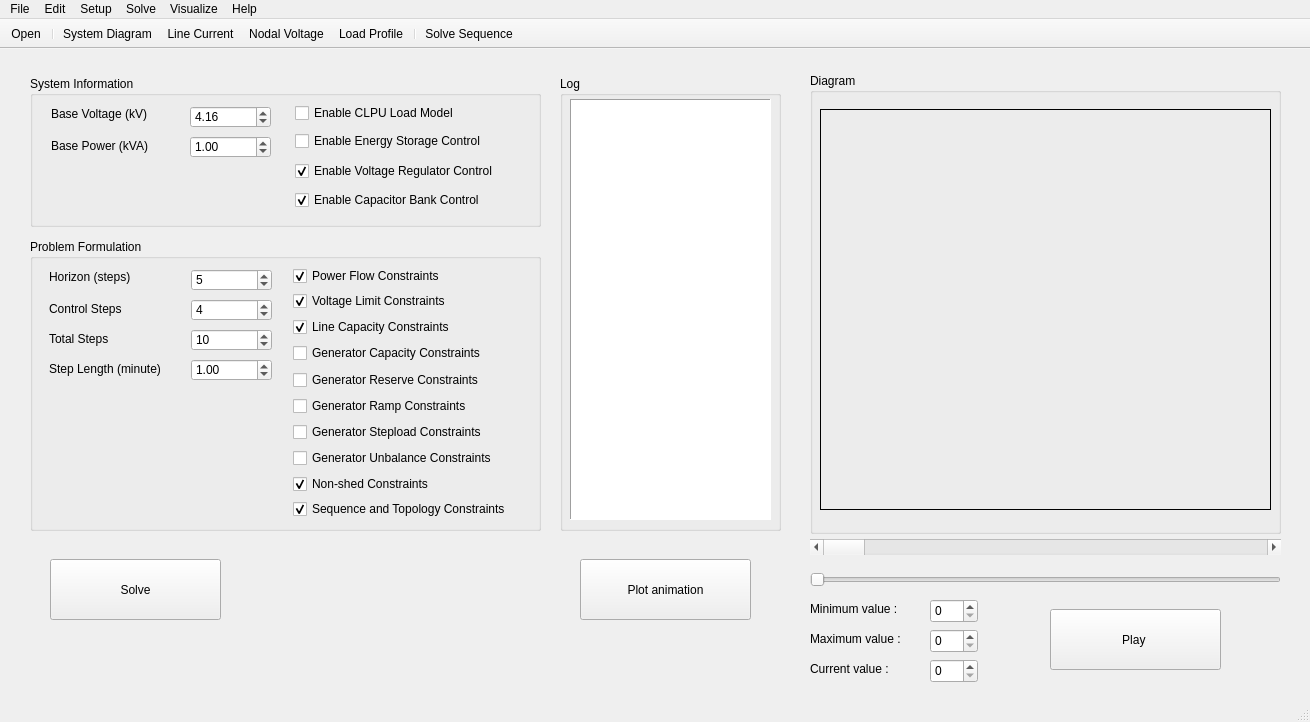
<?xml version="1.0" encoding="UTF-8"?>
<ui version="4.0">
 <class>MainWindow</class>
 <widget class="QMainWindow" name="MainWindow">
  <property name="geometry">
   <rect>
    <x>0</x>
    <y>0</y>
    <width>1310</width>
    <height>722</height>
   </rect>
  </property>
  <property name="windowTitle">
   <string>DSR</string>
  </property>
  <widget class="QWidget" name="centralwidget">
   <widget class="QTextBrowser" name="log_box">
    <property name="geometry">
     <rect>
      <x>570</x>
      <y>50</y>
      <width>201</width>
      <height>421</height>
     </rect>
    </property>
    <property name="frameShape">
     <enum>QFrame::Panel</enum>
    </property>
   </widget>
   <widget class="QLabel" name="label">
    <property name="geometry">
     <rect>
      <x>51</x>
      <y>57</y>
      <width>111</width>
      <height>16</height>
     </rect>
    </property>
    <property name="text">
     <string>Base Voltage (kV)</string>
    </property>
   </widget>
   <widget class="QLabel" name="label_2">
    <property name="geometry">
     <rect>
      <x>51</x>
      <y>89</y>
      <width>111</width>
      <height>16</height>
     </rect>
    </property>
    <property name="text">
     <string>Base Power (kVA)</string>
    </property>
   </widget>
   <widget class="QCheckBox" name="clpu_enable">
    <property name="geometry">
     <rect>
      <x>295</x>
      <y>54</y>
      <width>211</width>
      <height>20</height>
     </rect>
    </property>
    <property name="text">
     <string>Enable CLPU Load Model</string>
    </property>
   </widget>
   <widget class="QCheckBox" name="ess_enable">
    <property name="geometry">
     <rect>
      <x>295</x>
      <y>82</y>
      <width>211</width>
      <height>20</height>
     </rect>
    </property>
    <property name="text">
     <string>Enable Energy Storage Control</string>
    </property>
   </widget>
   <widget class="QCheckBox" name="vg_enable">
    <property name="geometry">
     <rect>
      <x>295</x>
      <y>112</y>
      <width>221</width>
      <height>20</height>
     </rect>
    </property>
    <property name="text">
     <string>Enable Voltage Regulator Control</string>
    </property>
    <property name="checked">
     <bool>true</bool>
    </property>
   </widget>
   <widget class="QCheckBox" name="cb_enable">
    <property name="geometry">
     <rect>
      <x>295</x>
      <y>141</y>
      <width>221</width>
      <height>20</height>
     </rect>
    </property>
    <property name="text">
     <string>Enable Capacitor Bank Control</string>
    </property>
    <property name="checked">
     <bool>true</bool>
    </property>
   </widget>
   <widget class="QLabel" name="label_4">
    <property name="geometry">
     <rect>
      <x>49</x>
      <y>220</y>
      <width>111</width>
      <height>16</height>
     </rect>
    </property>
    <property name="text">
     <string>Horizon (steps)</string>
    </property>
   </widget>
   <widget class="QLabel" name="label_5">
    <property name="geometry">
     <rect>
      <x>49</x>
      <y>252</y>
      <width>111</width>
      <height>16</height>
     </rect>
    </property>
    <property name="text">
     <string>Control Steps</string>
    </property>
   </widget>
   <widget class="QCheckBox" name="voltage_limit">
    <property name="geometry">
     <rect>
      <x>293</x>
      <y>242</y>
      <width>211</width>
      <height>20</height>
     </rect>
    </property>
    <property name="text">
     <string>Voltage Limit Constraints</string>
    </property>
    <property name="checked">
     <bool>true</bool>
    </property>
   </widget>
   <widget class="QLabel" name="label_6">
    <property name="geometry">
     <rect>
      <x>49</x>
      <y>282</y>
      <width>141</width>
      <height>16</height>
     </rect>
    </property>
    <property name="text">
     <string>Total Steps</string>
    </property>
   </widget>
   <widget class="QCheckBox" name="power_flow">
    <property name="geometry">
     <rect>
      <x>293</x>
      <y>217</y>
      <width>211</width>
      <height>20</height>
     </rect>
    </property>
    <property name="text">
     <string>Power Flow Constraints</string>
    </property>
    <property name="checked">
     <bool>true</bool>
    </property>
   </widget>
   <widget class="QCheckBox" name="line_capacity">
    <property name="geometry">
     <rect>
      <x>293</x>
      <y>268</y>
      <width>221</width>
      <height>20</height>
     </rect>
    </property>
    <property name="text">
     <string>Line Capacity Constraints</string>
    </property>
    <property name="checked">
     <bool>true</bool>
    </property>
   </widget>
   <widget class="QCheckBox" name="gen_capacity">
    <property name="geometry">
     <rect>
      <x>293</x>
      <y>294</y>
      <width>221</width>
      <height>20</height>
     </rect>
    </property>
    <property name="text">
     <string>Generator Capacity Constraints</string>
    </property>
   </widget>
   <widget class="QLabel" name="label_7">
    <property name="geometry">
     <rect>
      <x>49</x>
      <y>312</y>
      <width>141</width>
      <height>16</height>
     </rect>
    </property>
    <property name="text">
     <string>Step Length (minute)</string>
    </property>
   </widget>
   <widget class="QGroupBox" name="groupBox">
    <property name="geometry">
     <rect>
      <x>30</x>
      <y>27</y>
      <width>511</width>
      <height>151</height>
     </rect>
    </property>
    <property name="toolTip">
     <string notr="true"/>
    </property>
    <property name="statusTip">
     <string notr="true"/>
    </property>
    <property name="title">
     <string>System Information</string>
    </property>
    <property name="flat">
     <bool>false</bool>
    </property>
    <property name="checkable">
     <bool>false</bool>
    </property>
    <widget class="QDoubleSpinBox" name="Vbase">
     <property name="geometry">
      <rect>
       <x>160</x>
       <y>30</y>
       <width>81</width>
       <height>22</height>
      </rect>
     </property>
     <property name="maximum">
      <double>1000.000000000000000</double>
     </property>
     <property name="value">
      <double>4.160000000000000</double>
     </property>
    </widget>
    <widget class="QDoubleSpinBox" name="Sbase">
     <property name="geometry">
      <rect>
       <x>160</x>
       <y>60</y>
       <width>81</width>
       <height>22</height>
      </rect>
     </property>
     <property name="maximum">
      <double>1000.000000000000000</double>
     </property>
     <property name="value">
      <double>1.000000000000000</double>
     </property>
    </widget>
   </widget>
   <widget class="QGroupBox" name="groupBox_2">
    <property name="geometry">
     <rect>
      <x>30</x>
      <y>190</y>
      <width>511</width>
      <height>292</height>
     </rect>
    </property>
    <property name="title">
     <string>Problem Formulation</string>
    </property>
    <widget class="QCheckBox" name="gen_reserve">
     <property name="geometry">
      <rect>
       <x>263</x>
       <y>131</y>
       <width>221</width>
       <height>20</height>
      </rect>
     </property>
     <property name="text">
      <string>Generator Reserve Constraints</string>
     </property>
    </widget>
    <widget class="QCheckBox" name="gen_ramp">
     <property name="geometry">
      <rect>
       <x>263</x>
       <y>157</y>
       <width>221</width>
       <height>20</height>
      </rect>
     </property>
     <property name="text">
      <string>Generator Ramp Constraints</string>
     </property>
    </widget>
    <widget class="QCheckBox" name="gen_stepload">
     <property name="geometry">
      <rect>
       <x>263</x>
       <y>183</y>
       <width>221</width>
       <height>20</height>
      </rect>
     </property>
     <property name="text">
      <string>Generator Stepload Constraints</string>
     </property>
    </widget>
    <widget class="QCheckBox" name="gen_unbalance">
     <property name="geometry">
      <rect>
       <x>263</x>
       <y>209</y>
       <width>221</width>
       <height>20</height>
      </rect>
     </property>
     <property name="text">
      <string>Generator Unbalance Constraints</string>
     </property>
    </widget>
    <widget class="QCheckBox" name="non_shed">
     <property name="geometry">
      <rect>
       <x>263</x>
       <y>235</y>
       <width>221</width>
       <height>20</height>
      </rect>
     </property>
     <property name="text">
      <string>Non-shed Constraints</string>
     </property>
     <property name="checked">
      <bool>true</bool>
     </property>
    </widget>
    <widget class="QCheckBox" name="topology">
     <property name="geometry">
      <rect>
       <x>263</x>
       <y>260</y>
       <width>231</width>
       <height>20</height>
      </rect>
     </property>
     <property name="text">
      <string>Sequence and Topology Constraints</string>
     </property>
     <property name="checked">
      <bool>true</bool>
     </property>
    </widget>
    <widget class="QSpinBox" name="horizon_step">
     <property name="geometry">
      <rect>
       <x>161</x>
       <y>30</y>
       <width>81</width>
       <height>22</height>
      </rect>
     </property>
     <property name="maximum">
      <number>20</number>
     </property>
     <property name="value">
      <number>5</number>
     </property>
    </widget>
    <widget class="QSpinBox" name="control_step">
     <property name="geometry">
      <rect>
       <x>161</x>
       <y>60</y>
       <width>81</width>
       <height>22</height>
      </rect>
     </property>
     <property name="maximum">
      <number>20</number>
     </property>
     <property name="value">
      <number>4</number>
     </property>
    </widget>
    <widget class="QSpinBox" name="total_step">
     <property name="geometry">
      <rect>
       <x>161</x>
       <y>90</y>
       <width>81</width>
       <height>22</height>
      </rect>
     </property>
     <property name="maximum">
      <number>20</number>
     </property>
     <property name="value">
      <number>10</number>
     </property>
    </widget>
    <widget class="QDoubleSpinBox" name="length_step">
     <property name="geometry">
      <rect>
       <x>161</x>
       <y>120</y>
       <width>81</width>
       <height>22</height>
      </rect>
     </property>
     <property name="maximum">
      <double>20.000000000000000</double>
     </property>
     <property name="singleStep">
      <double>1.000000000000000</double>
     </property>
     <property name="value">
      <double>1.000000000000000</double>
     </property>
    </widget>
   </widget>
   <widget class="QGroupBox" name="groupBox_3">
    <property name="geometry">
     <rect>
      <x>560</x>
      <y>27</y>
      <width>221</width>
      <height>455</height>
     </rect>
    </property>
    <property name="title">
     <string>Log</string>
    </property>
    <property name="flat">
     <bool>false</bool>
    </property>
    <property name="checkable">
     <bool>false</bool>
    </property>
   </widget>
   <widget class="QLabel" name="diagram_label">
    <property name="geometry">
     <rect>
      <x>820</x>
      <y>60</y>
      <width>451</width>
      <height>401</height>
     </rect>
    </property>
    <property name="frameShape">
     <enum>QFrame::Box</enum>
    </property>
    <property name="text">
     <string/>
    </property>
   </widget>
   <widget class="QGroupBox" name="groupBox_4">
    <property name="geometry">
     <rect>
      <x>810</x>
      <y>24</y>
      <width>471</width>
      <height>461</height>
     </rect>
    </property>
    <property name="title">
     <string>Diagram</string>
    </property>
    <property name="flat">
     <bool>false</bool>
    </property>
    <property name="checkable">
     <bool>false</bool>
    </property>
   </widget>
   <widget class="QPushButton" name="solve_btn">
    <property name="geometry">
     <rect>
      <x>50</x>
      <y>510</y>
      <width>171</width>
      <height>61</height>
     </rect>
    </property>
    <property name="text">
     <string>Solve</string>
    </property>
   </widget>
   <widget class="QScrollBar" name="horizontalScrollBar">
    <property name="geometry">
     <rect>
      <x>810</x>
      <y>490</y>
      <width>471</width>
      <height>16</height>
     </rect>
    </property>
    <property name="minimumSize">
     <size>
      <width>471</width>
      <height>0</height>
     </size>
    </property>
    <property name="orientation">
     <enum>Qt::Horizontal</enum>
    </property>
   </widget>
   <widget class="QSpinBox" name="minimumSpinBox">
    <property name="geometry">
     <rect>
      <x>930</x>
      <y>550</y>
      <width>48</width>
      <height>24</height>
     </rect>
    </property>
   </widget>
   <widget class="QSpinBox" name="maximumSpinBox">
    <property name="geometry">
     <rect>
      <x>930</x>
      <y>580</y>
      <width>48</width>
      <height>24</height>
     </rect>
    </property>
   </widget>
   <widget class="QSpinBox" name="valueSpinBox">
    <property name="geometry">
     <rect>
      <x>930</x>
      <y>610</y>
      <width>48</width>
      <height>24</height>
     </rect>
    </property>
   </widget>
   <widget class="QLabel" name="label_9">
    <property name="geometry">
     <rect>
      <x>810</x>
      <y>550</y>
      <width>101</width>
      <height>20</height>
     </rect>
    </property>
    <property name="text">
     <string>Minimum value :</string>
    </property>
   </widget>
   <widget class="QLabel" name="label_10">
    <property name="geometry">
     <rect>
      <x>810</x>
      <y>580</y>
      <width>101</width>
      <height>20</height>
     </rect>
    </property>
    <property name="text">
     <string>Maximum value :</string>
    </property>
   </widget>
   <widget class="QLabel" name="label_11">
    <property name="geometry">
     <rect>
      <x>810</x>
      <y>610</y>
      <width>101</width>
      <height>20</height>
     </rect>
    </property>
    <property name="text">
     <string>Current value :</string>
    </property>
   </widget>
   <widget class="QSlider" name="horizontalSlider">
    <property name="geometry">
     <rect>
      <x>810</x>
      <y>520</y>
      <width>471</width>
      <height>22</height>
     </rect>
    </property>
    <property name="orientation">
     <enum>Qt::Horizontal</enum>
    </property>
   </widget>
   <widget class="QPushButton" name="animation_btn">
    <property name="geometry">
     <rect>
      <x>580</x>
      <y>510</y>
      <width>171</width>
      <height>61</height>
     </rect>
    </property>
    <property name="text">
     <string>Plot animation</string>
    </property>
   </widget>
   <widget class="QPushButton" name="animation_btn_2">
    <property name="geometry">
     <rect>
      <x>1050</x>
      <y>560</y>
      <width>171</width>
      <height>61</height>
     </rect>
    </property>
    <property name="text">
     <string>Play </string>
    </property>
   </widget>
   <zorder>groupBox_3</zorder>
   <zorder>groupBox_2</zorder>
   <zorder>groupBox</zorder>
   <zorder>log_box</zorder>
   <zorder>label</zorder>
   <zorder>label_2</zorder>
   <zorder>clpu_enable</zorder>
   <zorder>ess_enable</zorder>
   <zorder>vg_enable</zorder>
   <zorder>cb_enable</zorder>
   <zorder>label_4</zorder>
   <zorder>label_5</zorder>
   <zorder>voltage_limit</zorder>
   <zorder>label_6</zorder>
   <zorder>power_flow</zorder>
   <zorder>line_capacity</zorder>
   <zorder>gen_capacity</zorder>
   <zorder>label_7</zorder>
   <zorder>diagram_label</zorder>
   <zorder>groupBox_4</zorder>
   <zorder>solve_btn</zorder>
   <zorder>horizontalScrollBar</zorder>
   <zorder>minimumSpinBox</zorder>
   <zorder>maximumSpinBox</zorder>
   <zorder>valueSpinBox</zorder>
   <zorder>label_9</zorder>
   <zorder>label_10</zorder>
   <zorder>label_11</zorder>
   <zorder>horizontalSlider</zorder>
   <zorder>animation_btn</zorder>
   <zorder>animation_btn_2</zorder>
  </widget>
  <widget class="QStatusBar" name="statusBar"/>
  <widget class="QToolBar" name="toolBar">
   <property name="minimumSize">
    <size>
     <width>30</width>
     <height>30</height>
    </size>
   </property>
   <property name="windowTitle">
    <string>toolBar</string>
   </property>
   <property name="movable">
    <bool>false</bool>
   </property>
   <attribute name="toolBarArea">
    <enum>TopToolBarArea</enum>
   </attribute>
   <attribute name="toolBarBreak">
    <bool>false</bool>
   </attribute>
   <addaction name="action_Open"/>
   <addaction name="separator"/>
   <addaction name="actionSystem_Diagram"/>
   <addaction name="actionLine_Current"/>
   <addaction name="actionNodal_Voltage"/>
   <addaction name="actionLoad_Profile"/>
   <addaction name="separator"/>
   <addaction name="actionSolve_Sequence"/>
  </widget>
  <widget class="QMenuBar" name="menubar">
   <property name="geometry">
    <rect>
     <x>0</x>
     <y>0</y>
     <width>1310</width>
     <height>22</height>
    </rect>
   </property>
   <widget class="QMenu" name="menuFile">
    <property name="title">
     <string>File</string>
    </property>
    <addaction name="actionNew"/>
    <addaction name="action_Open"/>
    <addaction name="separator"/>
    <addaction name="action_Exit"/>
   </widget>
   <widget class="QMenu" name="menuEdit">
    <property name="title">
     <string>Edit</string>
    </property>
    <addaction name="actionTo_Be_Completed"/>
   </widget>
   <widget class="QMenu" name="menuVisualize">
    <property name="title">
     <string>Visualize</string>
    </property>
    <addaction name="actionSystem_Diagram"/>
    <addaction name="actionLoad_Profile"/>
    <addaction name="actionNodal_Voltage"/>
    <addaction name="actionLine_Current"/>
   </widget>
   <widget class="QMenu" name="menuSetup">
    <property name="title">
     <string>Setup</string>
    </property>
    <addaction name="actionRolling_Horizon_Setup"/>
    <addaction name="actionSystem_Setup"/>
    <addaction name="separator"/>
    <addaction name="actionReset_to_Default_Setups"/>
   </widget>
   <widget class="QMenu" name="menuHelp">
    <property name="title">
     <string>Help</string>
    </property>
    <addaction name="actionHelp"/>
    <addaction name="actionContact"/>
    <addaction name="separator"/>
    <addaction name="actionAbout"/>
   </widget>
   <widget class="QMenu" name="menuSolve">
    <property name="title">
     <string>Solve</string>
    </property>
    <addaction name="actionSolve_Sequence"/>
   </widget>
   <addaction name="menuFile"/>
   <addaction name="menuEdit"/>
   <addaction name="menuSetup"/>
   <addaction name="menuSolve"/>
   <addaction name="menuVisualize"/>
   <addaction name="menuHelp"/>
  </widget>
  <action name="actionRolling_Horizon_Parameters">
   <property name="text">
    <string>Rolling Horizon Parameters</string>
   </property>
  </action>
  <action name="actionSystem_Parameters">
   <property name="text">
    <string>System Parameters</string>
   </property>
  </action>
  <action name="actionSolver_Selection">
   <property name="text">
    <string>Solver Selection</string>
   </property>
  </action>
  <action name="actionRolling_Horizon_Setup">
   <property name="text">
    <string>Rolling Horizon Setup</string>
   </property>
  </action>
  <action name="actionSystem_Setup">
   <property name="text">
    <string>System Setup</string>
   </property>
  </action>
  <action name="actionSolver_Setup">
   <property name="text">
    <string>Solver Setup</string>
   </property>
  </action>
  <action name="actionSolve">
   <property name="text">
    <string>Solve</string>
   </property>
  </action>
  <action name="actionShow_Solution_in_Excel">
   <property name="text">
    <string>Show Solution in Excel</string>
   </property>
  </action>
  <action name="actionShow_Single_Line_Diagrams">
   <property name="text">
    <string>Show Single Line Diagrams</string>
   </property>
  </action>
  <action name="actionReset_to_Default_Setups">
   <property name="text">
    <string>Reset to Default Setups</string>
   </property>
  </action>
  <action name="actionNodal_Voltage">
   <property name="text">
    <string>Nodal Voltage</string>
   </property>
  </action>
  <action name="actionSystem_Diagram">
   <property name="text">
    <string>System Diagram</string>
   </property>
  </action>
  <action name="actionLoad_Profile">
   <property name="text">
    <string>Load Profile</string>
   </property>
  </action>
  <action name="actionHelp">
   <property name="text">
    <string>Tutorial</string>
   </property>
  </action>
  <action name="actionAbout">
   <property name="text">
    <string>About</string>
   </property>
  </action>
  <action name="actionContact">
   <property name="text">
    <string>Contact</string>
   </property>
  </action>
  <action name="actionPower_Flow">
   <property name="text">
    <string>Power Flow</string>
   </property>
  </action>
  <action name="actionService_Restoration">
   <property name="text">
    <string>Service Restoration</string>
   </property>
  </action>
  <action name="actionCrew_Dispatch">
   <property name="text">
    <string>Crew Dispatch</string>
   </property>
  </action>
  <action name="actionExit">
   <property name="text">
    <string>Exit</string>
   </property>
  </action>
  <action name="actionExit_2">
   <property name="text">
    <string>Exit</string>
   </property>
  </action>
  <action name="actionImport">
   <property name="text">
    <string>Open .dat</string>
   </property>
  </action>
  <action name="actionSave">
   <property name="text">
    <string>Save</string>
   </property>
  </action>
  <action name="actionSave_As">
   <property name="text">
    <string>Save As</string>
   </property>
  </action>
  <action name="actionImport_2">
   <property name="text">
    <string>Import</string>
   </property>
  </action>
  <action name="action_Open">
   <property name="enabled">
    <bool>true</bool>
   </property>
   <property name="text">
    <string>Open</string>
   </property>
  </action>
  <action name="action_Exit">
   <property name="checkable">
    <bool>true</bool>
   </property>
   <property name="text">
    <string>Exit</string>
   </property>
  </action>
  <action name="actionTo_Be_Completed">
   <property name="text">
    <string>To Be Completed</string>
   </property>
  </action>
  <action name="actionLine_Current">
   <property name="text">
    <string>Line Current</string>
   </property>
  </action>
  <action name="actionNew">
   <property name="text">
    <string>New</string>
   </property>
  </action>
  <action name="actionSolve_Sequence">
   <property name="text">
    <string>Solve Sequence</string>
   </property>
  </action>
 </widget>
 <resources/>
 <connections/>
</ui>
